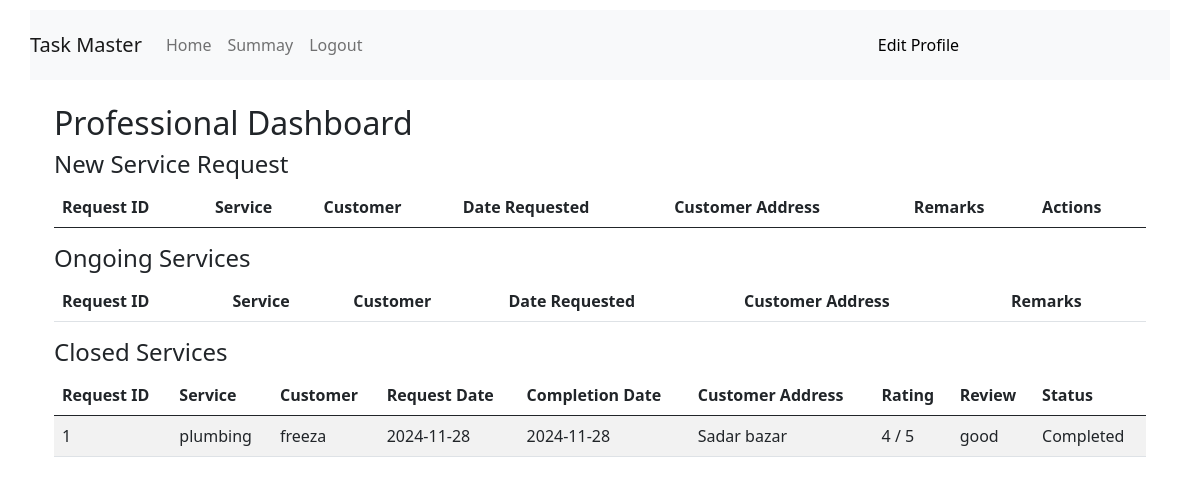
Screenshot of /professional_dashboard (signed in) with the database file from the repository.
### backend/models.py (models this page shows)
class Service_request(db.Model):
    __tablename__="service_request"
    id=db.Column(db.Integer,primary_key=True)
    service_id=db.Column(db.Integer,db.ForeignKey("service.id"),nullable=False)
    costumer_id=db.Column(db.Integer,db.ForeignKey("costumer.id"),nullable=False)
    professional_id=db.Column(db.Integer,db.ForeignKey("professional.id"),nullable=False)
    date_of_request=db.Column(db.Date,nullable=False)
    preferred_date=db.Column(db.Date)
    date_of_completion=db.Column(db.Date)
    status=db.Column(db.String,nullable=False,default='Requested')
    remarks=db.Column(db.String)
    rating=db.Column(db.Integer)
    review=db.Column(db.String)

class Service(db.Model):
    __tablename__="service"
    id=db.Column(db.Integer,primary_key=True)
    name=db.Column(db.String,nullable=False)
    price=db.Column(db.String,nullable=False)
    time_required=db.Column(db.String,nullable=False)
    Description=db.Column(db.String)
    Service_request=db.relationship("Service_request",backref="service",lazy=True)

class Costumer(db.Model):
    __tablename__="costumer"
    id=db.Column(db.Integer,primary_key=True)
    email=db.Column(db.String,nullable=False,unique=True)
    full_name=db.Column(db.String,nullable=False)
    password=db.Column(db.String,nullable=False)
    pincode=db.Column(db.String,nullable=False)
    Address=db.Column(db.String)
    role=db.Column(db.Integer,nullable=False,default=1)
    is_blocked = db.Column(db.Boolean, default=False)
    Service_request=db.relationship("Service_request",backref="costumer",lazy=True)

### backend/controllers.py (the view)
@app.route('/professional_dashboard')
def professional_dashboard():
    if 'professional_id' not in session:
        flash('Please login first')
        return redirect(url_for('professional_login'))
    service_requests = Service_request.query.filter_by(
        professional_id=session['professional_id']
    ).all()
    return render_template('/professional/professional_dashboard.html', service_requests=service_requests)

### templates/professional/professional_dashboard.html (shortened to what this page needs)
{% extends 'layout2.html' %}
{% block content %}
<div class="container mt-4">
    <h2>Professional Dashboard</h2>
    <h4>New Service Request</h4>
    <table class="table">
    <thead>
 <tr>
<th>Request ID</th>
<th>Service</th>
<th>Customer</th>
<th>Date Requested</th>
<th>Customer Address</th>
<th>Remarks</th>
<th>Actions</th>
    </tr>
    </thead>
                </table>
<h4>Ongoing Services</h4>
<table class="table">
    <thead>
 <tr>
<th>Request ID</th>
<th>Service</th>
<th>Customer</th>
<th>Date Requested</th>
<th>Customer Address</th>
<th>Remarks</th></tr></thead>
</tbody></table>
    <h4>Closed Services</h4>
    <table class="table table-striped">
        <thead>
            <tr>
                <th>Request ID</th>
                <th>Service</th>
                <th>Customer</th>
                <th>Request Date</th>
                <th>Completion Date</th>
                <th>Customer Address</th>
                <th>Rating</th>
                <th>Review</th>
                <th>Status</th>
            </tr>
        </thead>
        <tbody>
            {% for request in service_requests %}
                {% if request.status == 'Completed' or request.status == 'Rejected'  %}
                <tr>
                    <td>{{ request.id }}</td>
                    <td>{{ request.service.name }}</td>
                    <td>{{ request.costumer.full_name }}</td>
                    <td>{{ request.date_of_request }}</td>
                    <td>{{ request.date_of_completion }}</td>
                    <td>{{ request.costumer.Address }}</td>
                    <td>
                        {% if request.rating %}
                            {{ request.rating }} / 5
                        {% else %}
                            Not rated
                        {% endif %}
                    </td>
                    <td>{{ request.review }}</td>
                        <td>{{request.status}}
                    </td>
                </tr>
                {% endif %}
            {% endfor %}
        </tbody>
    </table>
</div>
{%endblock%}

### templates/layout2.html (style rules this page uses)
body { margin: 0; padding: 0; }

### rows the page displays
Service_request: id "1", service.name "plumbing", costumer.full_name "freeza", date_of_request "2024-11-28", date_of_completion "2024-11-28", costumer.Address "Sadar bazar", rating "4", review "good", status "Completed"
